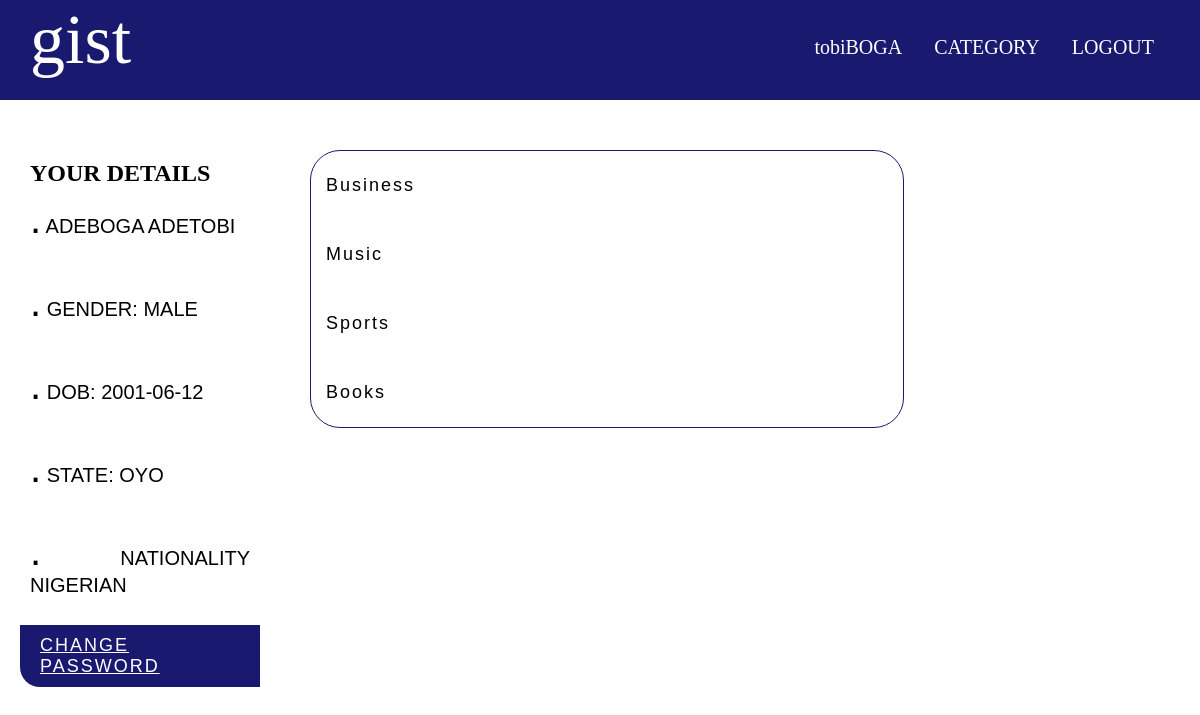
The app's page /dashboard.php (signed in) with its own data.
### tables this page shows
CREATE TABLE `user` (
  `user_id` int(10) UNSIGNED NOT NULL,
  `firstname` varchar(20) NOT NULL,
  `lastname` varchar(20) NOT NULL,
  `email` varchar(20) NOT NULL,
  `phone_no` char(11) NOT NULL,
  `gender` varchar(20) NOT NULL,
  `date_of_birth` date NOT NULL,
  `state_of_origin` varchar(20) NOT NULL,
  `nationality` varchar(20) NOT NULL,
  `username` varchar(32) NOT NULL,
  `password` char(32) NOT NULL
);

CREATE TABLE `category` (
  `category_id` int(20) UNSIGNED NOT NULL,
  `category_name` varchar(20) NOT NULL
);

### dashboard.php (the view, shortened to what this page needs)
<?php
    include("db/authentication.php");
    $username = $_SESSION['username'];
    $user_id = $_SESSION['user_id'];
    $select = mysqli_query($db, "SELECT * FROM category")or die(mysqli_error($db));
    $query = mysqli_query($db, "SELECT * FROM user WHERE username = '".$username."' AND user_id = '".$user_id."' ")or die(mysqli_error($db));
?>
<!DOCTYPE html PUBLIC "-//W3C//DTD XHTML 1.0 Transitional//EN" "http://www.w3.org/TR/xhtml1/DTD/xhtml1-transitional.dtd">
<html xmlns="http://www.w3.org/1999/xhtml">
<head>
</head>
<body>
	<div class="container">
		<div class="nav">
			<div id="logo">gist</div>
			<div id="user">
					<a id="username" href=""><p><?php echo $username?></p></a>
					<a id="category" href="category.php"><p>CATEGORY</p></a>
					<a id="logout" href="logout.php"><p>LOGOUT</p></a>
			</div>
		</div>
		<div class="content clear">
			<div class="side1" id="side1">
					<h3>Your Details</h3>
				<?php
			$res=mysqli_fetch_array($query);
			$name=$res['firstname'].' '.$res['lastname'];
			echo '<p><span>.</span> '.$name.'</p>'.'</br>';
			echo '<p><span>.</span> Gender: '.$res["gender"].'</p>'.'</br>';
			echo '<p><span>.</span> DOB: '.$res["date_of_birth"].'</p>'.'</br>';
			echo '<p><span>.</span> State: '.$res["state_of_origin"].'</p>'.'</br>';
			echo '<p><span>.</span> Nationality '.$res["nationality"].'</p>'.'</br>';
			echo '<a href=change_password>Change Password</a>';
		?>
			</div>
			<div id="side2" class="side2 ">
				<div id="post">
				<?php
		while ($result=mysqli_fetch_array($select)) {
			$category_name=$result['category_name'];
			$category_id=$result['category_id'];
			echo '<a href=post.php?category_id='.$category_id.'&category_name='.$category_name.'>'.$category_name.'</a>';
		?>
		<?php } ?>
		</div>
			</div>
		</div>
	</div>
</body>
</html>

### dashboard.php (style rules this page uses)
body { background-image: url(images/ten.jpg); background-repeat: no-repeat; background-size: cover; background-attachment :fixed; }
* { margin:0; padding:0; }
.container { width:100%; margin:auto; }
.nav { margin-bottom: 30px; color: white; background: #191970; overflow: hidden; height: 100px; }
.header, #user, .nav, .side1, .side2, .content, .footer { margin-bottom: 5px }
.side1, .side2, .side3 { float:left; margin: 20px }
#logo { float: left; vertical-align: center; font-size: 70px; font-family: ; margin: auto 30px; }
#user { float: right; }
#username, #logout, #home, #category { float: left; margin: 10px; }
#user { margin-right: 30px; }
#username, #logout, #home, #category { margin: 30px 10px; color:#FFF; text-decoration: none; font-size: 20px; padding:6px; list-style: none; }
.clear { clear: both; }
.side1 { width: 20%; background-color: rgba(255,255,255,0.8); color: #000; margin-right: 30px; text-align: justify; text-transform: uppercase; border-top-right-radius: 20px; border-bottom-left-radius: 20px; }
.side2 { width: 49.5%; }
.side2 { float: left; }
.side1 p { margin: 10px 10px; font-family: "Trebuchet MS", Arial, Helvetica, sans-serif; font-size:20px; }
h3 { margin: 10px; font-size: 24px; }
span { font-size: 40px; text-align: center; }
#side1 a { background-color: #191970; color: #fff; font-family:Arial; font-size:18px; display:block; padding:10px 20px; letter-spacing: 2px; border-bottom-left-radius: 20px; }
#post { background-color: rgba(255,255,255,0.5); border-radius: 30px; border: 1px solid #191970; }
#post a { color:#000; font-family:Arial, Helvetica, sans-serif; font-size:18px; letter-spacing:2px; padding:24px 15px; text-decoration:none; display:block; }

### records on screen
user: name "ADEBOGA ADETOBI", gender "MALE", date_of_birth "2001-06-12", state_of_origin "OYO", nationality "NIGERIAN"
category: category_name "Business"
category: category_name "Music"
category: category_name "Sports"
category: category_name "Books"

### other values on screen
$username "tobiBOGA"
